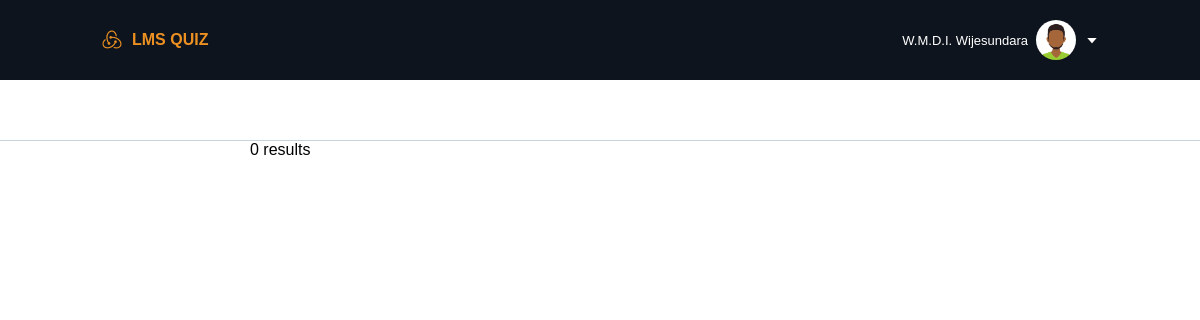
The page /student/view_question_kit.php?kit=7 (signed in) on the database as committed earlier.
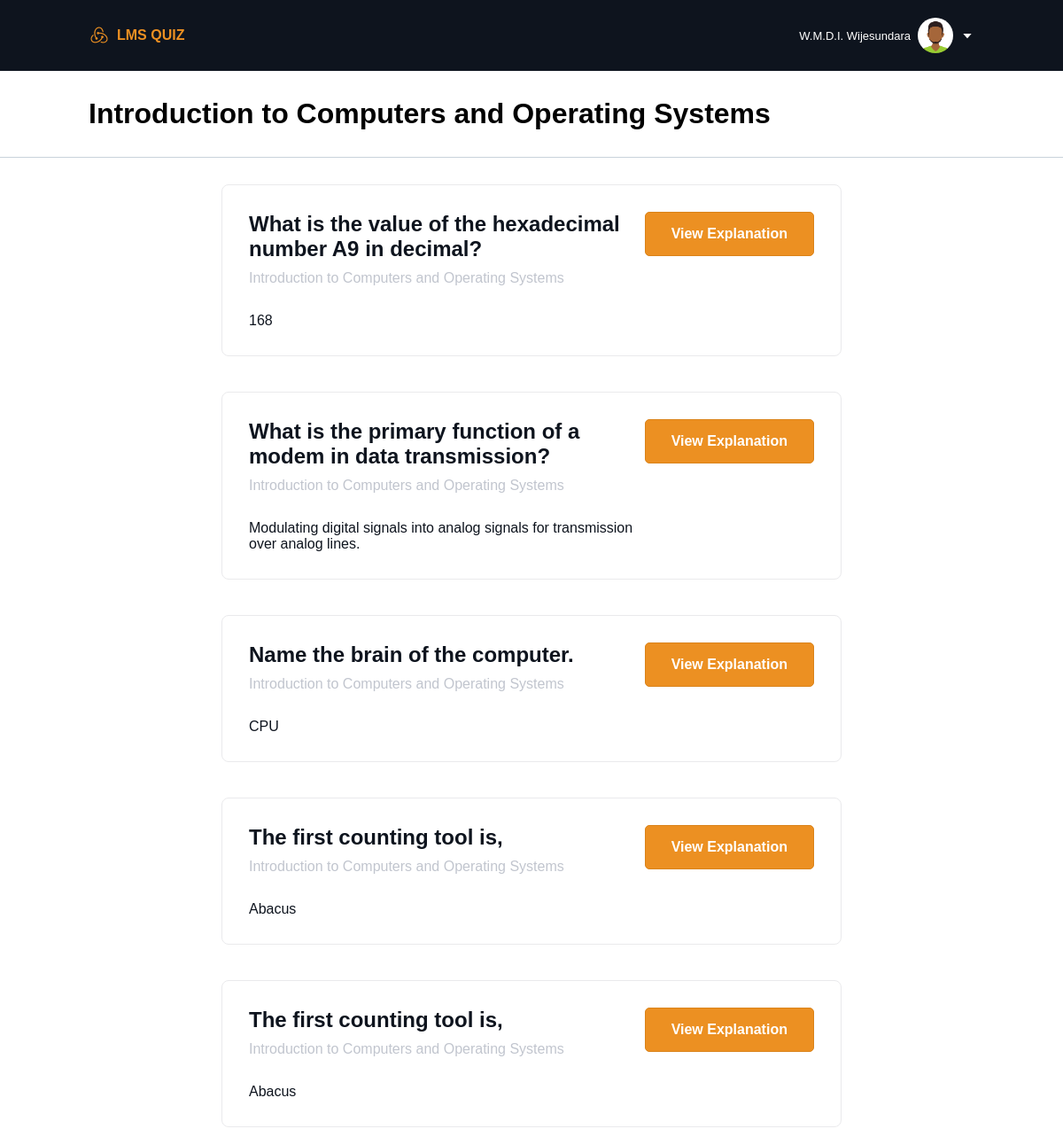
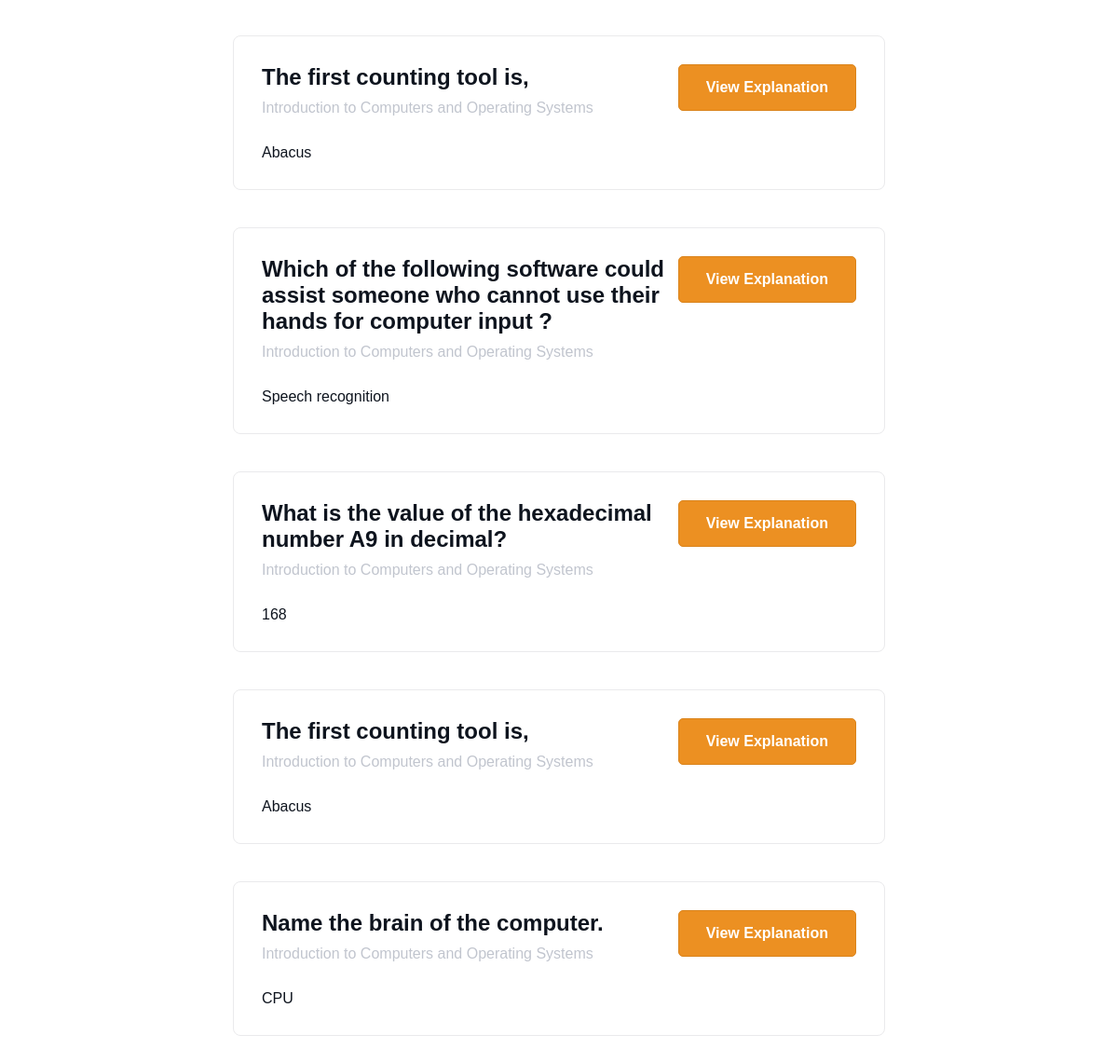
The same page on the database as committed later (2 pictures, top to bottom).
### tables this page shows
CREATE TABLE `modules` (
  `module_id` int(11) NOT NULL,
  `module_code` varchar(10) NOT NULL,
  `module_name` varchar(100) NOT NULL,
  `level` int(2) NOT NULL,
  `semester` int(2) NOT NULL,
  `lecturer_id` int(11) NOT NULL
);

CREATE TABLE `questions` (
  `q_id` int(11) NOT NULL,
  `q_title` varchar(255) NOT NULL,
  `q_body` varchar(500) DEFAULT NULL,
  `q_hint` varchar(255) DEFAULT NULL,
  `q_explanation` varchar(500) NOT NULL,
  `q_correct_answer` varchar(100) NOT NULL,
  `q_type` varchar(10) NOT NULL,
  `q_code` varchar(255) DEFAULT NULL,
  `module_id` int(11) NOT NULL,
  `lecturer_id` int(11) NOT NULL
);

### student/view_question_kit.php (the view, shortened to what this page needs)
<?php
require("../db_config/db_config.php");
if (!isset($_GET["kit"])) {
  header("location:questions_set.php");
} else {
  $kit_id = $_GET["kit"];
}
$get_module = "SELECT module_name FROM q_kit, modules WHERE q_kit.module_id = modules.module_id AND q_kit_id = '$kit_id'";
$result_1 = mysqli_query($conn, $get_module);
if (mysqli_num_rows($result_1) > 0) {
$row_1 = mysqli_fetch_assoc($result_1);
}
?>
<!DOCTYPE html>
<html lang="en">
<head>
  <link rel="stylesheet" href="styles/view_question_kit.css">
  <link rel="stylesheet" href="https://cdn.jsdelivr.net/npm/boxicons@latest/css/boxicons.min.css">
</head>
<body>
  <?php include "components/header.php"; ?>
  <div class="sub-container">
    <h1><?php echo $row_1["module_name"]?></h1>
  </div>
  <div class="container">
    <div class="section_01">
      <div class="grid-div">
        <?php
        $sql = "SELECT questions.q_id, q_title, q_correct_answer FROM q_kit_questions, questions WHERE q_kit_questions.q_id = questions.q_id AND q_kit_id = '$kit_id'";
        $result = mysqli_query($conn, $sql);
        if (mysqli_num_rows($result) > 0) {
          while ($row = mysqli_fetch_assoc($result)) {
            echo '
                          <div class="year">
                              <div class="text">
                                  <p style="margin-bottom: 10px; color: #0e141e; font-weight: bold; font-size: 24px;">' . $row["q_title"] . '</p>
                                  <p style="margin-bottom: 30px; color: #c1c5ce;">'.$row_1["module_name"].'</p>
                                  <p style="color: #0e141e">' . $row["q_correct_answer"] . '</p>
                              </div>
                              <button onclick=\'window.location.href="view_question.php?q='.$row["q_id"].'"\' class="admin-btn">View Explanation</button>
                          </div>
                        ';
          }
        } else {
          echo "0 results";
        }
        ?>
      </div>
    </div>
  </div>
</body>
</html>

Rows that differ between the two databases and show on the page:
now on this page (row edited): modules: module_name "Introduction to Computers and Operating Systems"
added questions: q_title "What is the value of the hexadecimal number A9 in decimal?", module.module_name "Introduction to Computers and Operating Systems", q_correct_answer "168"
now on this page (row edited): questions: q_title "What is the primary function of a modem in data transmission?", module.module_name "Introduction to Computers and Operating Systems", q_correct_answer "Modulating digital signals into analog signals for transmission over analog lines."
now on this page (row edited): questions: q_title "Name the brain of the computer.", module.module_name "Introduction to Computers and Operating Systems", q_correct_answer "CPU"
added questions: q_title "The first counting tool is,", module.module_name "Introduction to Computers and Operating Systems", q_correct_answer "Abacus"
now on this page (row edited): questions: q_title "Which of the following software could assist someone who cannot use their hands for computer input ?", module.module_name "Introduction to Computers and Operating Systems", q_correct_answer "Speech recognition"
now on this page (row edited): questions: q_title "The first counting tool is,", module.module_name "Introduction to Computers and Operating Systems", q_correct_answer "Abacus"
Other text that changed with them:
text no longer shown: "0 results"
